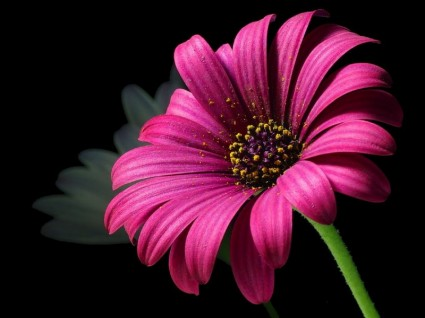
//> input picture CodeOpenCV/tugas/image.jpg, 425 x 318 px
$ ./nomor2   (built with g++ and OpenCV 4)
//> lines starting //> are read from the running program, lines starting //| are printed output that depends on the picture
#include <iostream>
#include "opencv2/imgproc/imgproc.hpp"
#include "opencv2/core/core.hpp"
#include "opencv2/opencv.hpp"
#include "opencv2/highgui/highgui.hpp"

using namespace std;
using namespace cv;


int main()
{
    CvMat *cvMat = cvLoadImageM("image.jpg", CV_LOAD_IMAGE_GRAYSCALE);
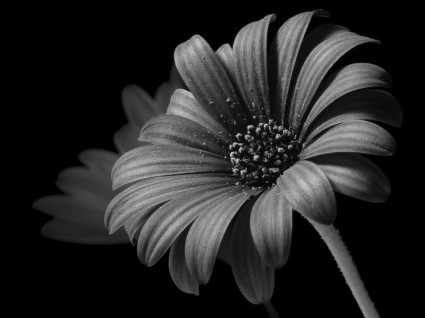
//> cvMat: 318 rows x 425 cols, CV_8UC1; min 0, max 201, mean 37.2


    CvMat *out = cvCreateMat(cvMat->rows, cvMat -> cols, cvMat->type );
    for (int i = 0;i< cvMat->rows; i++)
	{
		for (int j=0; j<cvMat->cols; j++)
		{
			cvSetReal2D(out, i, j, (255-cvGetReal2D(cvMat, i, j)));
		 }
	}
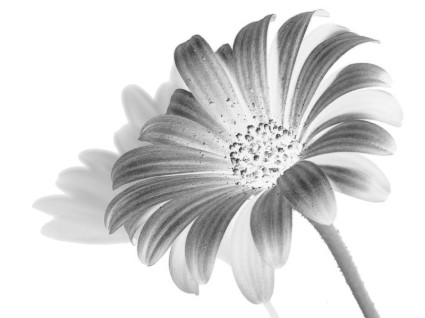
//> out: 318 rows x 425 cols, CV_8UC1; min 54, max 255, mean 217.8

	cvShowImage("Hasil", out);
	cvWaitKey(0);
	cvReleaseMat(&cvMat);
	cvReleaseMat(&out);
	return 0;


}
